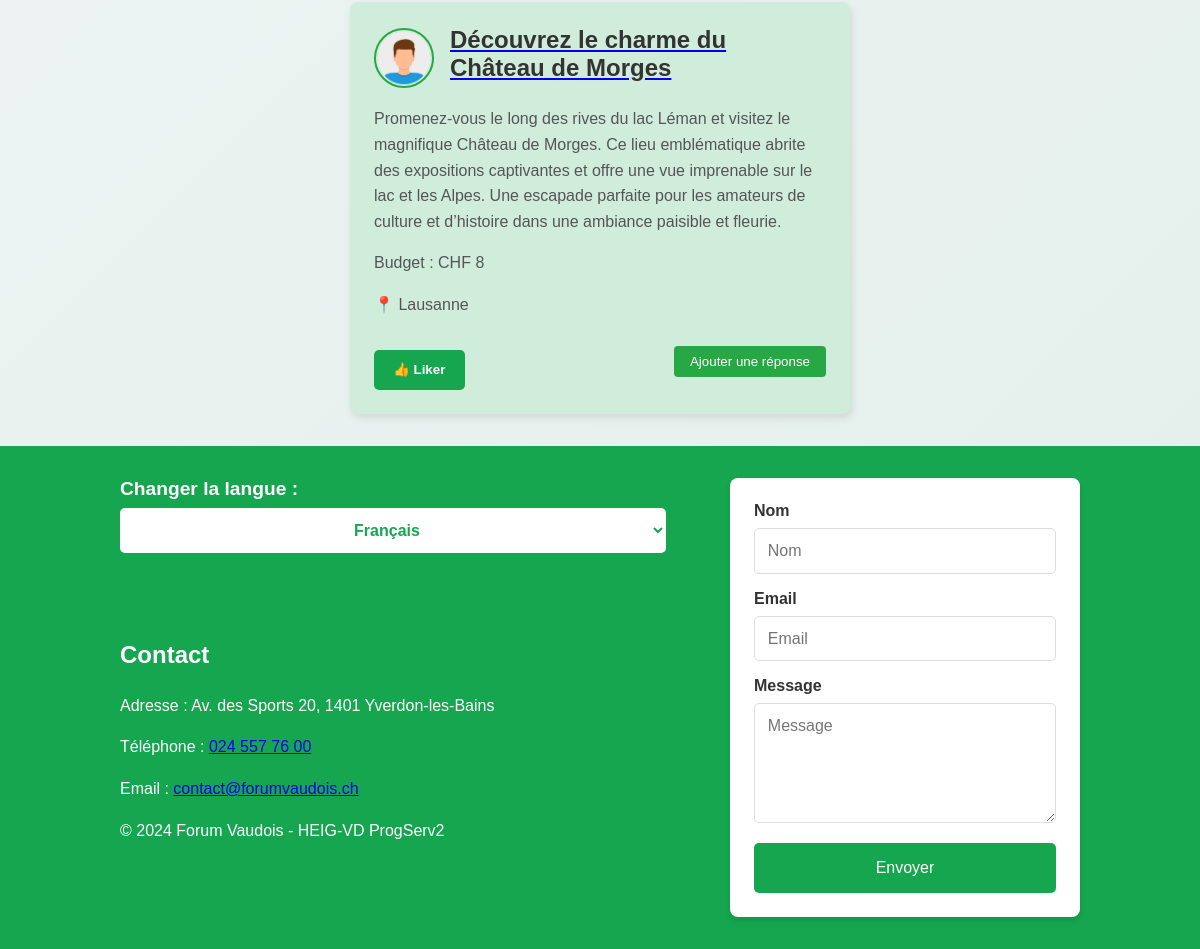
The app's page /pages/news.php (lower part), older data.
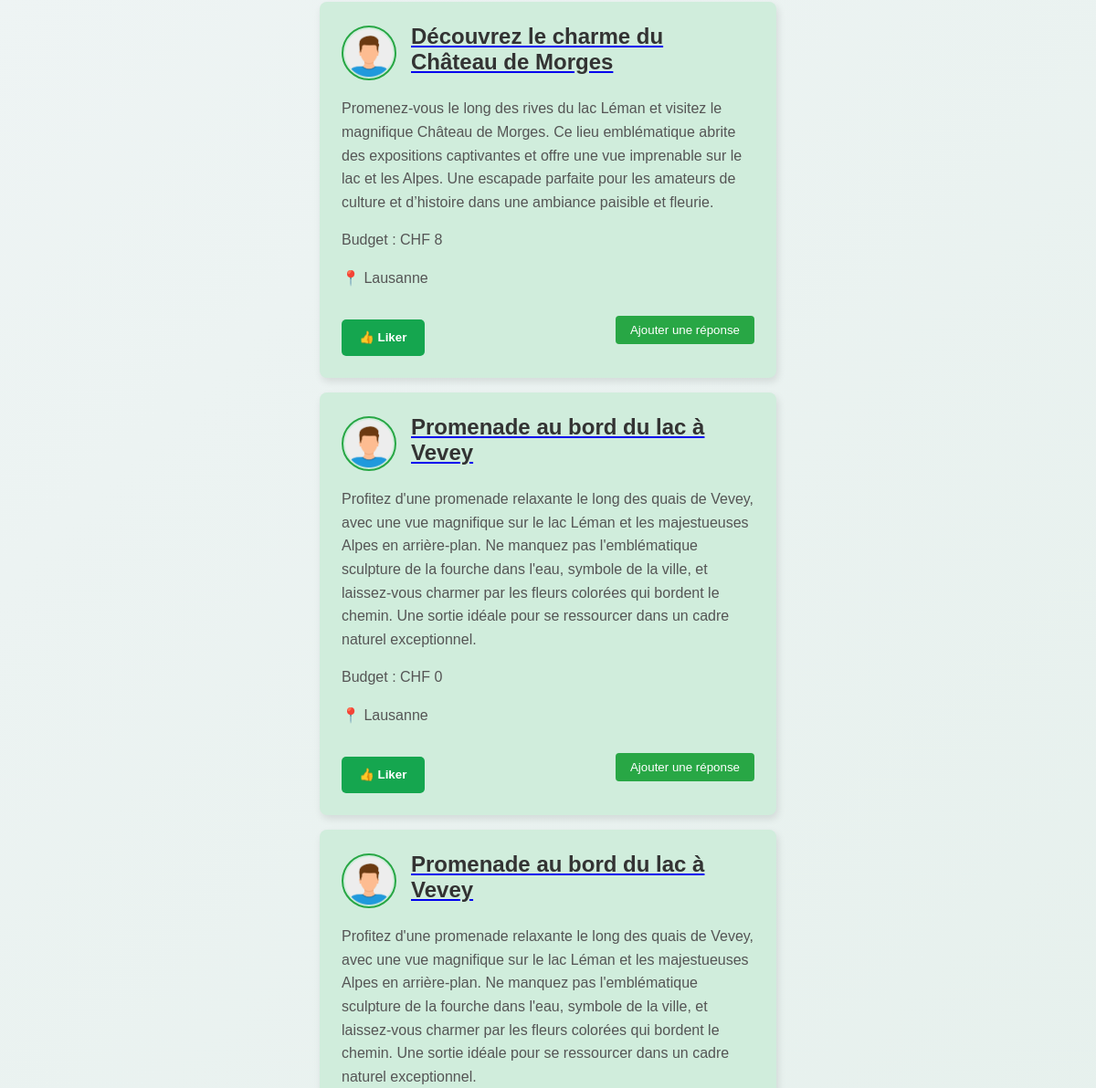
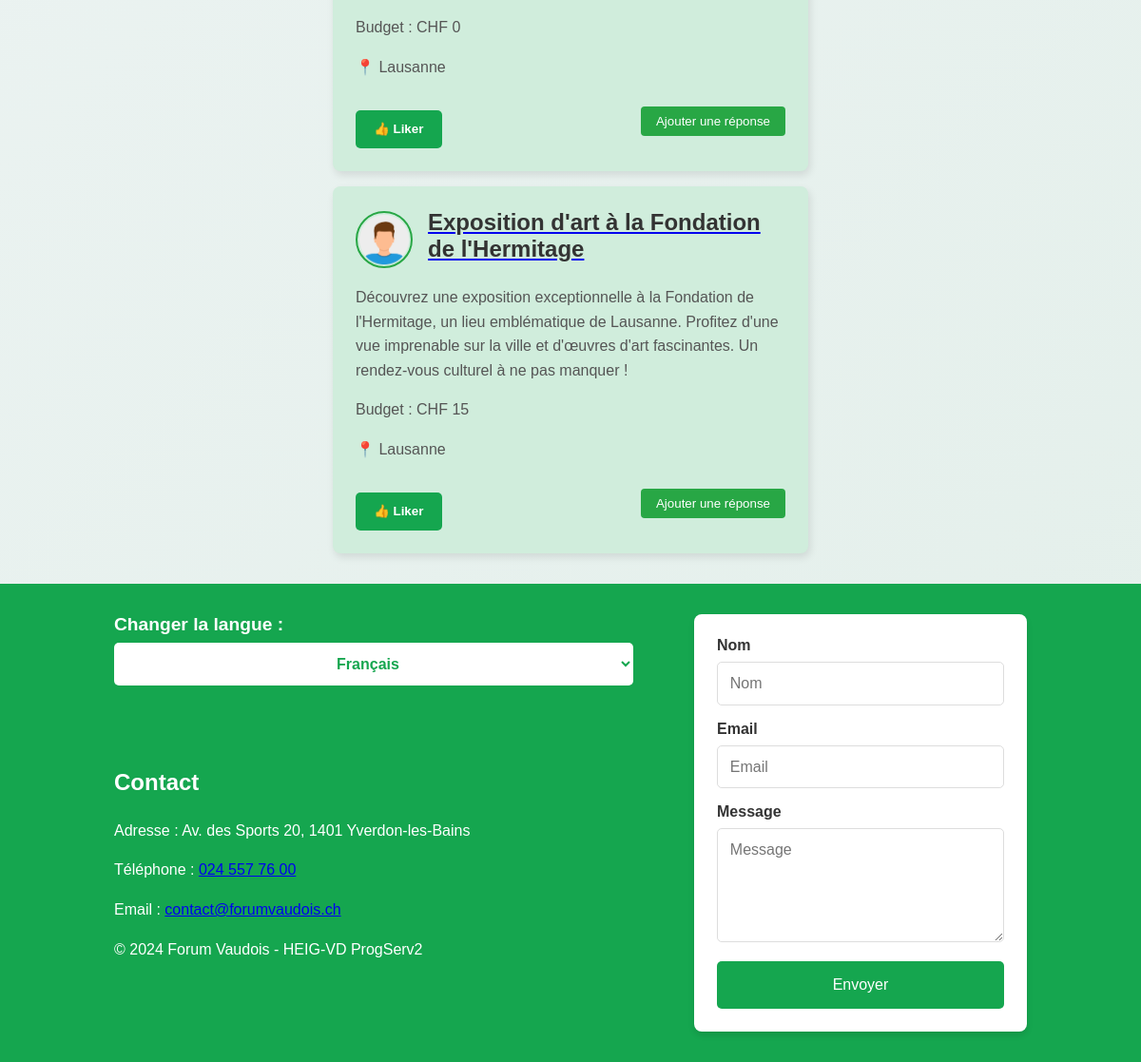
The same page, newer data (2 pictures, top to bottom).
### tables this page shows
CREATE TABLE Post (
    id INTEGER PRIMARY KEY AUTOINCREMENT,
    id_user INTEGER NOT NULL,
    id_city INTEGER NOT NULL,
    id_category INTEGER NOT NULL,
    title TEXT NOT NULL,
    text TEXT NOT NULL,
    budget REAL,
    address TEXT,
    created_at DATETIME DEFAULT CURRENT_TIMESTAMP,
    last_update DATETIME DEFAULT CURRENT_TIMESTAMP,
    FOREIGN KEY (id_user) REFERENCES User(id) ON DELETE CASCADE,
    FOREIGN KEY (id_city) REFERENCES City(id),
    FOREIGN KEY (id_category) REFERENCES Category(id)
);

### src/CRUDManager/DbManagerCRUD.php (called while the page is built, shortened)
<?php
class DbManagerCRUD implements I_ApiCRUD
{
    private $db;
    public function __construct()
    {
        $config = parse_ini_file(__DIR__ . '/../../config/db.ini');
        $basePath = dirname(__DIR__, 2);
        $dsn = str_replace('%BASE_PATH%', $basePath, $config['dsn']);
        $username = $config['username'];
        $password = $config['password'];
        $this->db = new \PDO($dsn, $username, $password);
    }
    public function showPosts(): array
    {
        $sql = "SELECT * FROM post";
        $stmt = $this->db->query($sql);
        $posts = [];
        while ($row = $stmt->fetch(\PDO::FETCH_ASSOC)) {
            try {
                $posts[] = new Post(
                    $row['title'] ?? 'Titre par défaut',
                    $row['text'] ?? 'Contenu par défaut',
                    $row['budget'] ?? 0,
                    $row['author'] ?? 1,
                    $row['city'] ?? 1,
                    $row['category'] ?? 1,
                    isset($row['created_at']) ? new DateTime($row['created_at']) : new DateTime(),
                    isset($row['last_update']) ? new DateTime($row['last_update']) : new DateTime(),
                    $row['id'] ?? 0,
                    $row['address'] ?? 'Adresse par défaut'
                );
            } catch (\Exception $e) {
                error_log("Erreur lors de la création du Post : " . $e->getMessage());
            }
        }
        return $posts;
    }
}

### src/Entity/Post.php (called while the page is built, shortened)
<?php
class Post
{
    private int $id;
    private string $title;
    private string $text;
    private int $budget;
    private int $city;
    public function __construct(string $title, string $text, int $budget, int $author, int $city, int $category, DateTime $created_at, DateTime $last_update, int $id = 0, string $address = "")
    {
        $this->id = $id;
    }
    public function getId(): int
    {
        return $this->id;
    }
    public function setTitle(string $title): void
    {
        $this->title = $title;
    }
    public function getTitle(): string
    {
        return $this->title;
    }
    public function setText(string $text): void
    {
        $this->text = $text;
    }
    public function getText(): string
    {
        return $this->text;
    }
    public function setBudget(int $budget)
    {
        $this->budget = $budget;
    }
    public function getBudget(): int
    {
        return $this->budget;
    }
    public function setCity(int $city): void
    {
        $this->city = $city;
    }
    public function getCity(): int
    {
        return $this->city;
    }
}

### src/Entity/City.php (called while the page is built, shortened)
<?php
class City
{
    private $cityName;
    public function setCityName(string $cityName)
    {
        $options = "/^.{1,50}$/";
        $this->cityName = $cityName;
    }
    public function getCityName(): string
    {
        return $this->cityName;
    }
    public static function getCityById(int $id): City
    {
        $cityData = [
            1 => "Lausanne",
            3 => "Yverdon-les-Bains",
            2 => "Montreux",
            4 => "Vevey",
            5 => "Nyon",
            7 => "Renens",
            6 => "Morges"
        ];
        return new City($cityData[$id], $id);
    }
}

### lang/lang_func.php (called while the page is built, shortened)
<?php
if (!function_exists('t')) {
    function t($key)
    {
        $language = getLanguage();
        $path = __DIR__ . DIRECTORY_SEPARATOR . "dictionaries" . DIRECTORY_SEPARATOR;
        $langFile = $path . "{$language}.php";
        $dictionary = require $langFile;
        return (array_key_exists($key, $dictionary))
            ? $dictionary[$key]
            : "[{$key}]";
    }
}
if (!function_exists('getLanguage')) {
    function getLanguage($defaultLanguage = 'fr')
    {
        $language = null;
        if (isset($_GET['lang'])) {
            $language = $_GET['lang'];
        } elseif (isset($_SESSION['LANG'])) {
            $language = $_SESSION['LANG'];
        } else {
            $language = getLanguageFromBrowser($defaultLanguage);
        }
        return $language;
    }
}
if (!function_exists('getSupportedLanguages')) {
    function getSupportedLanguages()
    {
        $path = __DIR__ . DIRECTORY_SEPARATOR . "dictionaries" . DIRECTORY_SEPARATOR;
        $files = glob($path . "*.php");
        $languages = [];
        foreach ($files as $file) {
            $languages[] = pathinfo($file, PATHINFO_FILENAME);
        }
        return $languages;
    }
}

### pages/news.php (the view, shortened to what the changed rows need)
<?php
require_once __DIR__ . '/../lang/lang_func.php';
$categoryName = isset($_GET['category']) ? htmlspecialchars($_GET['category']) : 'all';
$categories = [
    'food' => 1,
    'activity' => 2,
    'nature' => 3,
    'culture' => 4,
    'all' => 0,
];
if (!array_key_exists($categoryName, $categories)) {
    die("Catégorie invalide ou non spécifiée.");
} else {
    try {
        $dbManager = new DbManagerCRUD();
        $posts = [];
        if ($categoryName == "all")
            $posts = $dbManager->showPosts();
        else
            $posts = $dbManager->getPostsByCategory($categories[$categoryName]);
    } catch (Exception $e) {
        echo "Erreur lors de la récupération du post : " . $e->getMessage();
        exit;
    }
}
$filteredPosts = $categoryName === 'all' ? $posts : array_filter($posts, function ($post) use ($categories, $categoryName) {
    return $post->getCategory() === $categories[$categoryName];
});
?>
<!DOCTYPE html>
<html lang="en">
<head>
    <link rel="stylesheet" href="../assets/css/style.css?v=<?= time(); ?>">
</head>
<body>
    <div class="wrapper">
        <?php include '../components/header.php'; ?>
        <main class="news-feed">
            <div class="posts-container">
                <?php if (!empty($filteredPosts)): ?>
                    <?php foreach ($filteredPosts as $post): ?>
                        <div class="post-card">
                            <div class="post-header">
                                <img src="../assets/images/user-avatar.png" alt="Auteur" class="post-avatar">
                                <a href="postDetails.php?id_post=<?php echo $post->getId(); ?>">
                                    <h2><?= htmlspecialchars($post->getTitle()); ?></h2>
                                </a>
                            </div>
                            <p class="post-content"><?= htmlspecialchars($post->getText()); ?></p>
                            <p class="post-budget">Budget : CHF <?= htmlspecialchars($post->getBudget()); ?></p>
                            <p class="post-location">
                                📍 <?= htmlspecialchars(City::getCityById($post->getCity())->getCityName()); ?>
                            </p>
                            <div class="post-footer">
                                <form method="post" action="likePost.php">
                                    <button type="submit" class="like-button">👍 Liker</button>
                                </form>
                                <button class="btn-response"><?= t('news_add_response'); ?></button>
                            </div>
                        </div>
                    <?php endforeach; ?>
                <?php else: ?>
                    <p><?= t('news_no_posts'); ?></p>
                <?php endif; ?>
            </div>
            <link rel="stylesheet" href="./assets/css/style.css?v=<?= time(); ?>">
        </main>
    </div>
</body>
</html>

Row changes from the older to the newer data that the page shows:
added post: title "Promenade au bord du lac à Vevey", text "Profitez d'une promenade relaxante le long des quais de Vevey, avec une vue magnifique sur le lac Léman et les majestueuses Alpes en arrière-plan. Ne manquez pas l'emblématique sculpture de la fourche dans l'eau, symbole de la ville, et laissez-vous charmer par les fleurs colorées qui bordent le chemin. Une sortie idéale pour se ressourcer dans un cadre naturel exceptionnel.", budget "0", CityName "Lausanne"
added post: title "Promenade au bord du lac à Vevey", text "Profitez d'une promenade relaxante le long des quais de Vevey, avec une vue magnifique sur le lac Léman et les majestueuses Alpes en arrière-plan. Ne manquez pas l'emblématique sculpture de la fourche dans l'eau, symbole de la ville, et laissez-vous charmer par les fleurs colorées qui bordent le chemin. Une sortie idéale pour se ressourcer dans un cadre naturel exceptionnel.", budget "0", CityName "Lausanne"
added post: title "Exposition d'art à la Fondation de l'Hermitage", text "Découvrez une exposition exceptionnelle à la Fondation de l'Hermitage, un lieu emblématique de Lausanne. Profitez d'une vue imprenable sur la ville et d'œuvres d'art fascinantes. Un rendez-vous culturel à ne pas manquer !", budget "15", id_city "Lausanne"
